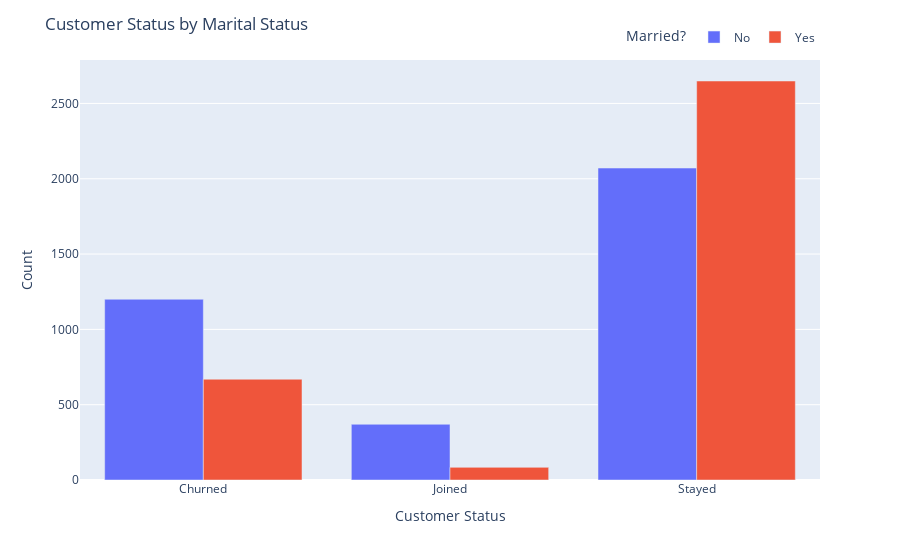

The cell this chart's notebook holds for it:
### Markdown cell above
> There are a few takeaways in this viz, these are worthy of note;
1. People in their 30s has the highest **Stays** with upto 271 people staying out of 380 people (this excludes the customers that just joined which is 19 people)
2. People in their 20s has the highest **Churn** with upto 127 people churned out 407 people (this excludes the customers who just joined, which is just 13 people)
3. People in their 40s has the highest **Join** with upto 24 people joining the firm

### Code cell
ct = pd.crosstab(df['Customer Status'], df['Married'])
fig = px.bar(ct.reset_index(), x='Customer Status', y=['No', 'Yes'], barmode='group')
fig.update_layout(legend_title_text='Married?', legend=dict(orientation='h',yanchor='bottom',y=1.02, xanchor='right', x=1))
fig.update_layout(title="Customer Status by Marital Status", xaxis_title='Customer Status', yaxis_title='Count')
fig.show()

### Figure 1 — Plotly figure (JSON) as saved in the notebook; plotly's stock layout.template omitted (floating-point values rounded to 4 significant figures)
{"data": [{"alignmentgroup": "True", "hovertemplate": "variable=No<br>Customer Status=%{x}<br>value=%{y}<extra></extra>", "legendgroup": "No", "marker": {"color": "#636efa", "pattern": {"shape": ""}}, "name": "No", "offsetgroup": "No", "orientation": "v", "showlegend": true, "textposition": "auto", "type": "bar", "x": ["Churned", "Joined", "Stayed"], "xaxis": "x", "y": [1200, 370, 2071], "yaxis": "y"}, {"alignmentgroup": "True", "hovertemplate": "variable=Yes<br>Customer Status=%{x}<br>value=%{y}<extra></extra>", "legendgroup": "Yes", "marker": {"color": "#EF553B", "pattern": {"shape": ""}}, "name": "Yes", "offsetgroup": "Yes", "orientation": "v", "showlegend": true, "textposition": "auto", "type": "bar", "x": ["Churned", "Joined", "Stayed"], "xaxis": "x", "y": [669, 84, 2649], "yaxis": "y"}], "layout": {"barmode": "group", "legend": {"orientation": "h", "title": {"text": "Married?"}, "tracegroupgap": 0, "x": 1, "xanchor": "right", "y": 1.02, "yanchor": "bottom"}, "margin": {"t": 60}, "title": {"text": "Customer Status by Marital Status"}, "xaxis": {"anchor": "y", "domain": [0, 1], "title": {"text": "Customer Status"}}, "yaxis": {"anchor": "x", "domain": [0, 1], "title": {"text": "Count"}}}}
